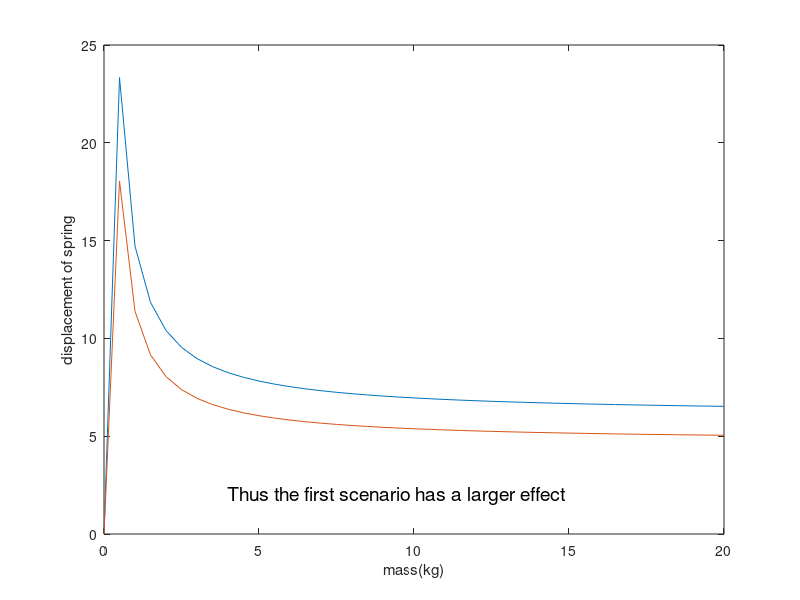

Write the MATLAB code that produced this figure.
zID = [1, 8, 7, 5, 1, 10, 1]

A = zID(2)
B = zID(3)
C = zID(4)
D = zID(5)
E = zID(6)
F = zID(7)

sol = []
sol2 = []
xInc = 0:.5:20
for index = (0:.5:20);
    d = sqrt(F^2+index^2+index^2)
    sys = [1,-1500,0,0,0;1,0,cosd(120),-F/d,0;0,0,cosd(135),index/d,0;0,0,cosd(60),index/d,300*9.81]
    sys = rref(sys)/200
    temp = sys(1,5)
    sol = [sol;temp]
end

for index = (0:.5:20);
    d = sqrt(F^2+index^2+(index*(1+5/E))^2)
    sys = [1,-1500,0,0,0;1,0,cosd(120),-F/d,0;0,0,cosd(135),index/d,0;0,0,cosd(60),(index*(1+5/E))/d,300*9.81]
    sys = rref(sys)
    temp = sys(1,5)/200
    sol2 = [sol2;temp]
end

plot(xInc,sol)
hold on
xlabel('mass(kg)')
ylabel('displacement of spring')
plot(xInc, sol2)
txt = {'Thus the first scenario has a larger effect'};

text(4,2,txt,'FontSize',14)
hold off
